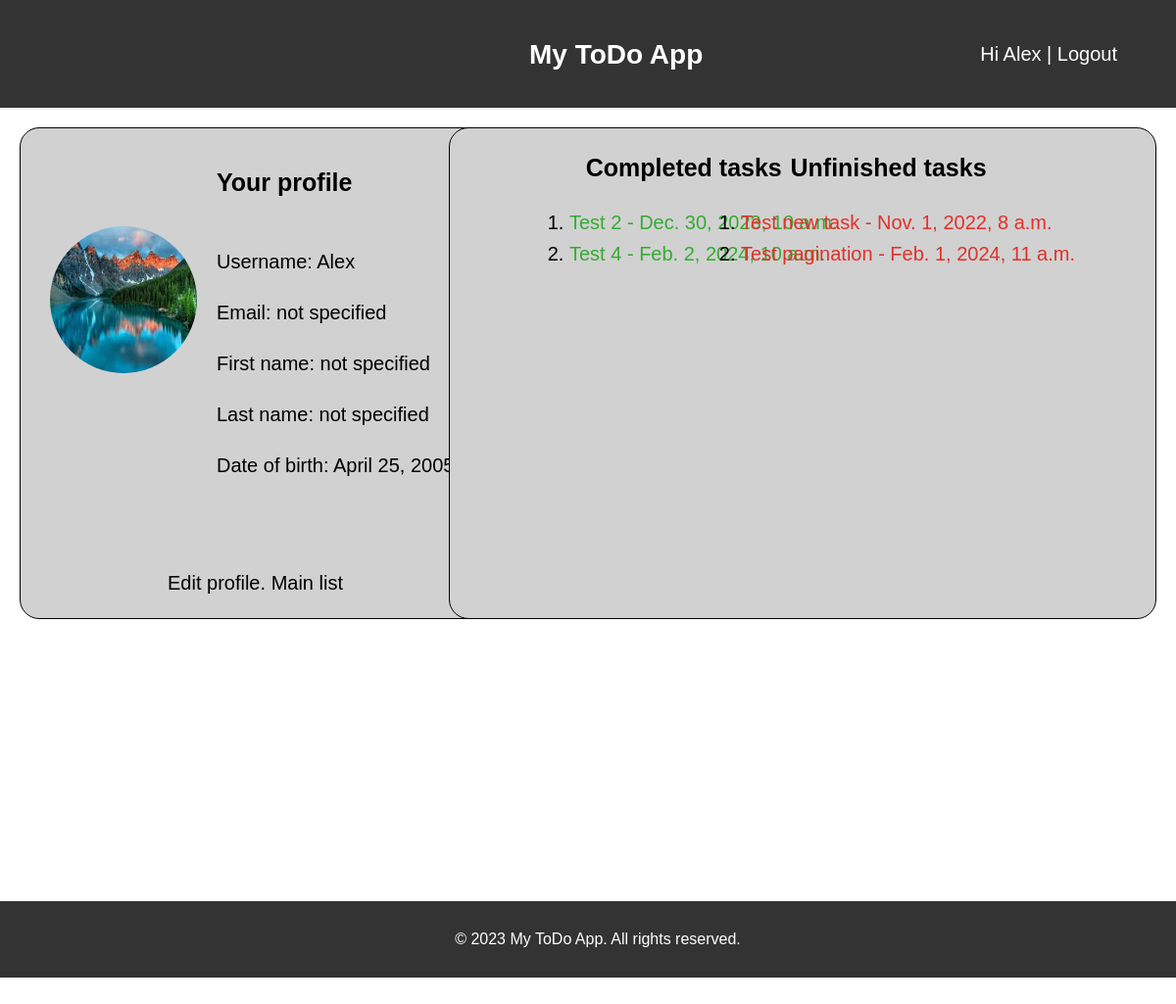
The page /profile/ (signed in) on the database as committed earlier.
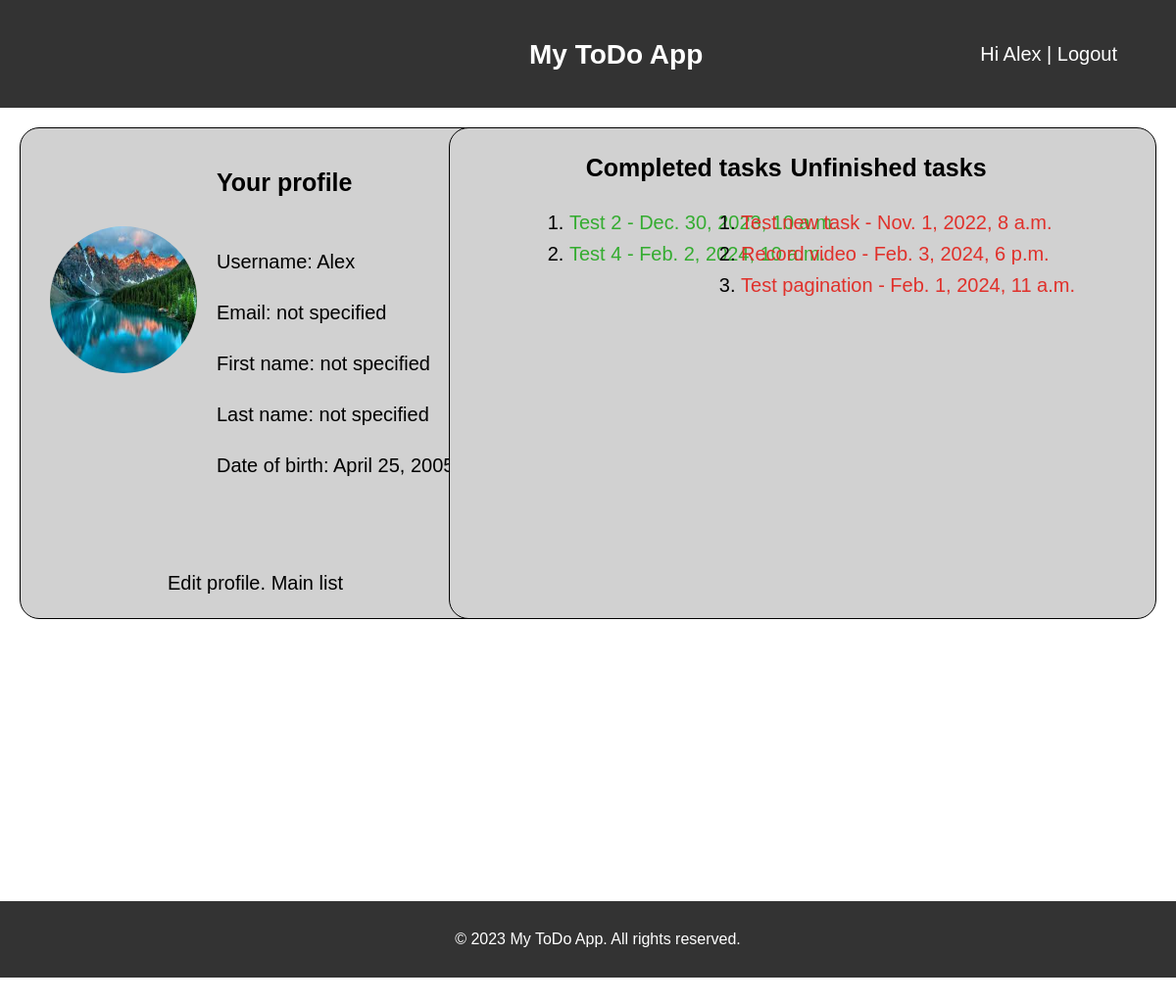
The same page on the database as committed later.
### todolist/models.py (models this page shows, shortened)
class Profile(models.Model):
    user = models.OneToOneField(settings.AUTH_USER_MODEL, on_delete=models.CASCADE)
    date_of_birth = models.DateField(blank=True, null=True)
    photo = models.ImageField(upload_to='%Y/%m/%d/', blank=True)

class Task(models.Model):
    title = models.CharField(max_length=50, verbose_name='Title')
    slug = models.SlugField(max_length=50, unique=True, db_index=True, verbose_name='URL')
    description = models.TextField(verbose_name='Description')
    finish_date = models.DateTimeField(verbose_name='Date')
    finished = models.BooleanField(default=False, verbose_name='Finished')
    signif = models.ForeignKey('Importance', on_delete=models.PROTECT, null=True,
                               verbose_name='Importance')
    tag = TaggableManager()
    class Meta:
        ordering = [ 'signif','finished', 'title', '-finish_date']
    def get_absolute_url(self):
        return reverse('todolist:task_detail' , args=[self.id])

### todolist/views.py (the view)
# urls.py: path('profile/', views.profile, name='profile'),
@login_required(login_url='login/')
def profile(request):
    user_id = request.user.id
    complete_tasks = Task.objects.filter(finished=True)
    uncomlete_tasks = Task.objects.filter(finished=False)
    profile_data = Profile.objects.get(pk=user_id)
    return render(request, 'todolist/profile.html', {
        'ctasks':complete_tasks,
        'unctasks':uncomlete_tasks,
        'profile_data': profile_data,
    })

### todolist/templates/todolist/profile.html
{% extends "todolist/base.html" %}
{% load static %}
{% block content %}
    <div class="profile">
        <div class="profile-user">
            <h3>Your profile</h3>
            <div class="profile-data">
                <p>Username: {{request.user.username}}</p>
                {% if request.user.email %}
                <p>Email: {{request.user.email}}</p>
                {% else %}
                <p>Email: not specified</p>
                {% endif %}
                {% if request.user.first_name %}
                <p>First name: {{request.user.first_name}}</p>
                {% else %}
                <p>First name: not specified</p>
                {% endif %}
                {% if request.user.last_name %}
                <p>Last name: {{request.user.last_name}}</p>
                {% else %}
                <p>Last name: not specified</p>
                {% endif %}
                {% if profile_data.date_of_birth %}
                <p>Date of birth: {{profile_data.date_of_birth}}</p>
                {% else %}
                <p>Date of birth: not specified</p>
                {% endif %}
            </div>
            <img alt="Profile image" src="{{profile_data.photo.url}}">
            <p class="profile-nav"><a href="{% url 'todolist:edit_profile' %}">Edit profile</a>. <a href="{% url 'todolist:home' %}">Main list</a></p>
        </div>
        <div class="profile-tasks">
            <div class="profile-wrapper">
                <div class="finished-tasks">
                    <div class="title">
                            <span>Completed tasks</span>
                    </div>
                    <div class="task-list">
                        <ul>
                            {% for task in ctasks %}
                                <li><a target="_blank" href="{{task.get_absolute_url}}">{{task.title}} - {{task.finish_date}}</a></li>
                            {% endfor %}
                        </ul>
                    </div>
                </div>
                <div class="unfinished-tasks">
                    <div class="title">
                        <span>Unfinished tasks</span>
                    </div>
                    <div class="task-list">
                        <ul>
                            {% for task in unctasks %}
                                <li><a target="_blank" href="{{task.get_absolute_url}}">{{task.title}} - {{task.finish_date}}</a></li>
                            {% endfor %}
                        </ul>
                    </div>
                </div>
        </div>
        </div>
    </div>
{% endblock %}

### todolist/templates/todolist/base.html (shortened to what this page needs)
{% load static %}
<!DOCTYPE html>
<html>
<head>
  <link rel="stylesheet" type="text/css" href="{% static 'todolist/css/style.css' %}">
</head>
<body>
  <header>
    <h1 class="title-name">My ToDo App</h1>
    {% if request.user.is_authenticated %}
      <span class="user"> Hi <a href="{% url 'todolist:profile' %}">{{request.user.username|capfirst}}</a> |
        <a href="{% url 'todolist:logout' %}">Logout</a>
      </span>
    {% endif %}
  </header>
  <content>
    {% block content %}
    {% endblock %}
  </content>
  <footer>
    <div class="cont-foot">
      <p>&copy; 2023 My ToDo App. All rights reserved.</p>
    </div>
  </footer>
</body>
</html>

### todolist/static/todolist/css/style.css (style rules this page uses)
html { height: 150%; }
body { font-family: Arial, sans-serif; line-height: 1.6; margin: 0; padding: 0; height: 100%; overflow-x: hidden; }
content { display: block; height: 100%; }
header { background-color: #333; color: #fff; padding: 15px; position: relative; text-align: center; font-size: 14px; height: 80px; }
footer { background-color: #333; color: #fff; padding: 10px; text-align: center; position:relative; width: 100%; margin: 0; margin-top: 10px; flex: 0 0 auto; }
.cont-foot { max-width: 960px; margin: 0 auto; }
.title-name { position: absolute; display: inline-block; left: 45%; }
.user { display: inline-block; position: absolute; top: 35%; right: 5%; font-size: 20px; }
.user a { text-decoration: none; color: #fff; }
.profile { position: relative; width: 100%; height: 100%; }
.profile-user { height: 500px; width: 500px; position: relative; background-color: #d1d1d1; border: 1px solid; border-radius: 20px; top: 20px; left: 20px; }
.profile-user h3 { font-size: 25px; top: 10px; left: 40%; position: absolute; }
.profile-user p { font-size: 20px; margin-bottom: 15px; }
.profile-user img { position: absolute; top: 100px; left: 30px; height: 150px; width: 150px; border-radius: 100%; overflow: hidden; }
.profile-data { position: absolute; height: 100%; width: 60%; top: 20%; right: 0; }
.profile-tasks { position: absolute; background-color: #d1d1d1; border: 1px solid; border-radius: 20px; width: 60%; top: 20px; right: 20px; height: 500px; }
.profile-wrapper { position: relative; width: 100%; }
.finished-tasks,.unfinished-tasks { padding: 10px; position: absolute; top:10px; }
.unfinished-tasks { right: 10%; }
.finished-tasks { left: 10%; }
.profile-tasks .title { font-size: 25px; font-weight: bold; text-align: center; }
.task-list ul { list-style-type: decimal; font-size: 20px; }
.task-list a { text-decoration: none; color:#000; }
.finished-tasks a { color:rgb(52, 172, 48) }
.unfinished-tasks a { color:rgb(224, 49, 43) }
.profile-nav { position: absolute; bottom: 5px; font-size: 20px; left: 30%; }
.profile-nav a { text-decoration: none; color: #000; }

Rows that differ between the two databases and show on the page:
added Task: title "Record video", finish_date "Feb. 3, 2024, 6 p.m."
